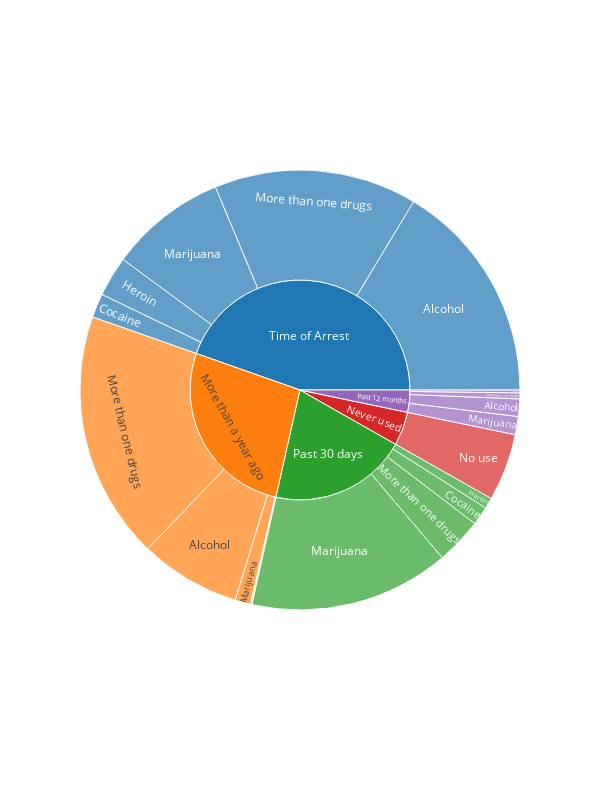

The notebook cell this image was saved under:
### Code cell
fig = px.sunburst(df_2, path=["time_of_use", "num_drugs"],
             color_discrete_sequence=px.colors.qualitative.D3,
                                   height=800, width=600

)
# fig.update_layout(
#     margin = dict(t=10, l=0, r=10, b=0)
# )
fig.show()

### Figure 1 — Plotly figure (JSON) as saved in the notebook; plotly's stock layout.template omitted (floating-point values rounded to 4 significant figures)
{"data": [{"branchvalues": "total", "domain": {"x": [0, 1], "y": [0, 1]}, "hovertemplate": "labels=%{label}<br>count=%{value}<br>parent=%{parent}<br>id=%{id}<extra></extra>", "ids": ["More than a year ago/Alcohol", "Past 12 months/Alcohol", "Time of Arrest/Alcohol", "More than a year ago/Cocaine", "Past 12 months/Cocaine", "Past 30 days/Cocaine", "Time of Arrest/Cocaine", "More than a year ago/Heroin", "Past 30 days/Heroin", "Time of Arrest/Heroin", "More than a year ago/Marijuana", "Past 12 months/Marijuana", "Past 30 days/Marijuana", "Time of Arrest/Marijuana", "More than a year ago/More than one drugs", "Past 12 months/More than one drugs", "Past 30 days/More than one drugs", "Time of Arrest/More than one drugs", "Never used/No use", "More than a year ago", "Never used", "Past 12 months", "Past 30 days", "Time of Arrest"], "labels": ["Alcohol", "Alcohol", "Alcohol", "Cocaine", "Cocaine", "Cocaine", "Cocaine", "Heroin", "Heroin", "Heroin", "Marijuana", "Marijuana", "Marijuana", "Marijuana", "More than one drugs", "More than one drugs", "More than one drugs", "More than one drugs", "No use", "More than a year ago", "Never used", "Past 12 months", "Past 30 days", "Time of Arrest"], "name": "", "parents": ["More than a year ago", "Past 12 months", "Time of Arrest", "More than a year ago", "Past 12 months", "Past 30 days", "Time of Arrest", "More than a year ago", "Past 30 days", "Time of Arrest", "More than a year ago", "Past 12 months", "Past 30 days", "Time of Arrest", "More than a year ago", "Past 12 months", "Past 30 days", "Time of Arrest", "Never used", "", "", "", "", ""], "type": "sunburst", "values": [1837, 318, 4066, 26, 52, 343, 438, 4, 197, 735, 283, 332, 3654, 2138, 4530, 109, 848, 3708, 1230, 6680, 1230, 811, 5042, 11085]}], "layout": {"height": 800, "legend": {"tracegroupgap": 0}, "margin": {"t": 60}, "sunburstcolorway": ["#1F77B4", "#FF7F0E", "#2CA02C", "#D62728", "#9467BD", "#8C564B", "#E377C2", "#7F7F7F", "#BCBD22", "#17BECF"], "width": 600}}
